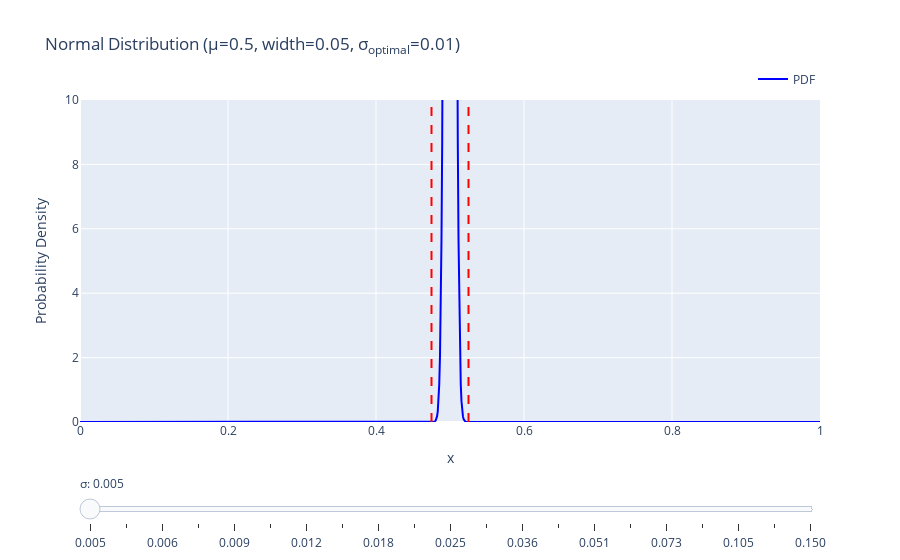

Source (notebook cell):
### Code cell
import numpy as np
import plotly.graph_objects as go
from plotly.subplots import make_subplots
from scipy.stats import norm

def plot_normal_distribution(mu, interest_region):
    x_range = [0, 1]
    y_range = [0, 10]

    x = np.linspace(*x_range, 1000)

    fig = make_subplots(rows=1, cols=1)

    # Find smallest sigma to make interest proba = 1
    interval_width = interest_region[1] - interest_region[0]
    best_sigma = find_sigma_for_interval(interval_width)
    sigmas = np.logspace(np.log10(0.005), np.log10(0.15), 20)
    sigmas = np.sort(np.unique(np.append(sigmas, best_sigma)))
    interest_probas = []

    for sigma in sigmas:
        pdf = norm.pdf(x, loc=mu, scale=sigma)
        pdf_trace = go.Scatter(x=x, y=pdf, mode='lines', name='PDF', visible=False, line=dict(color='blue'))
        fig.add_trace(pdf_trace)

        integral = norm.cdf(interest_region[1], loc=mu, scale=sigma) - norm.cdf(interest_region[0], loc=mu, scale=sigma)
        interest_probas.append(integral)

    # Make PDF trace visible
    fig.data[0].visible = True

    steps = []
    for i in range(len(sigmas)):
        step = dict(
            method="update",
            args=[
                {"visible": [False] * len(sigmas)},
                {"annotations": [{
                    "text": f"Interest proba: {interest_probas[i]:.4f}",
                    "x": 0.,
                    "y": 1.1,
                    "xref": "paper",
                    "yref": "paper",
                    "showarrow": False,
                    "font": {"size": 14}
                }]}
            ],
            label=f"{sigmas[i]:.3f}"
        )
        step["args"][0]["visible"][i] = True
        steps.append(step)

    sliders = [dict(
        active=0,
        currentvalue={"prefix": "σ: "},
        pad={"t": 50},
        steps=steps
    )]

    fig.update_layout(
        sliders=sliders,
        title=f"Normal Distribution (μ={mu:.1f}, width={interval_width:.2f}, σ<sub>optimal</sub>={best_sigma:.2f})",
        xaxis_title='x',
        yaxis_title='Probability Density',
        showlegend=True,
        legend=dict(orientation="h", yanchor="bottom", y=1.02, xanchor="right", x=1),
        xaxis=dict(range=x_range),
        yaxis=dict(range=y_range)
    )

    fig.add_vline(x=interest_region[0], line_dash="dash", line_color="red")
    fig.add_vline(x=interest_region[1], line_dash="dash", line_color="red")

    fig.show()

# Example usage
mu = 0.5
width = 0.05
offset = 0
plot_normal_distribution(mu=mu, interest_region=[mu+offset-width/2, mu+offset+width/2])

### Figure 1 — Plotly figure (JSON) as saved in the notebook; plotly's stock layout.template omitted (floating-point values rounded to 4 significant figures; data arrays with more than 128 entries replaced by an {"elided": "..."} marker saying what was removed)
{"data": [{"line": {"color": "blue"}, "mode": "lines", "name": "PDF", "type": "scatter", "visible": true, "x": {"elided": "1000 float values"}, "y": {"elided": "1000 float values"}}, {"line": {"color": "blue"}, "mode": "lines", "name": "PDF", "type": "scatter", "visible": false, "x": {"elided": "1000 float values"}, "y": {"elided": "1000 float values"}}, {"line": {"color": "blue"}, "mode": "lines", "name": "PDF", "type": "scatter", "visible": false, "x": {"elided": "1000 float values"}, "y": {"elided": "1000 float values"}}, {"line": {"color": "blue"}, "mode": "lines", "name": "PDF", "type": "scatter", "visible": false, "x": {"elided": "1000 float values"}, "y": {"elided": "1000 float values"}}, {"line": {"color": "blue"}, "mode": "lines", "name": "PDF", "type": "scatter", "visible": false, "x": {"elided": "1000 float values"}, "y": {"elided": "1000 float values"}}, {"line": {"color": "blue"}, "mode": "lines", "name": "PDF", "type": "scatter", "visible": false, "x": {"elided": "1000 float values"}, "y": {"elided": "1000 float values"}}, {"line": {"color": "blue"}, "mode": "lines", "name": "PDF", "type": "scatter", "visible": false, "x": {"elided": "1000 float values"}, "y": {"elided": "1000 float values"}}, {"line": {"color": "blue"}, "mode": "lines", "name": "PDF", "type": "scatter", "visible": false, "x": {"elided": "1000 float values"}, "y": {"elided": "1000 float values"}}, {"line": {"color": "blue"}, "mode": "lines", "name": "PDF", "type": "scatter", "visible": false, "x": {"elided": "1000 float values"}, "y": {"elided": "1000 float values"}}, {"line": {"color": "blue"}, "mode": "lines", "name": "PDF", "type": "scatter", "visible": false, "x": {"elided": "1000 float values"}, "y": {"elided": "1000 float values"}}, {"line": {"color": "blue"}, "mode": "lines", "name": "PDF", "type": "scatter", "visible": false, "x": {"elided": "1000 float values"}, "y": {"elided": "1000 float values"}}, {"line": {"color": "blue"}, "mode": "lines", "name": "PDF", "type": "scatter", "visible": false, "x": {"elided": "1000 float values"}, "y": {"elided": "1000 float values"}}, {"line": {"color": "blue"}, "mode": "lines", "name": "PDF", "type": "scatter", "visible": false, "x": {"elided": "1000 float values"}, "y": {"elided": "1000 float values"}}, {"line": {"color": "blue"}, "mode": "lines", "name": "PDF", "type": "scatter", "visible": false, "x": {"elided": "1000 float values"}, "y": {"elided": "1000 float values"}}, {"line": {"color": "blue"}, "mode": "lines", "name": "PDF", "type": "scatter", "visible": false, "x": {"elided": "1000 float values"}, "y": {"elided": "1000 float values"}}, {"line": {"color": "blue"}, "mode": "lines", "name": "PDF", "type": "scatter", "visible": false, "x": {"elided": "1000 float values"}, "y": {"elided": "1000 float values"}}, {"line": {"color": "blue"}, "mode": "lines", "name": "PDF", "type": "scatter", "visible": false, "x": {"elided": "1000 float values"}, "y": {"elided": "1000 float values"}}, {"line": {"color": "blue"}, "mode": "lines", "name": "PDF", "type": "scatter", "visible": false, "x": {"elided": "1000 float values"}, "y": {"elided": "1000 float values"}}, {"line": {"color": "blue"}, "mode": "lines", "name": "PDF", "type": "scatter", "visible": false, "x": {"elided": "1000 float values"}, "y": {"elided": "1000 float values"}}, {"line": {"color": "blue"}, "mode": "lines", "name": "PDF", "type": "scatter", "visible": false, "x": {"elided": "1000 float values"}, "y": {"elided": "1000 float values"}}, {"line": {"color": "blue"}, "mode": "lines", "name": "PDF", "type": "scatter", "visible": false, "x": {"elided": "1000 float values"}, "y": {"elided": "1000 float values"}}], "layout": {"legend": {"orientation": "h", "x": 1, "xanchor": "right", "y": 1.02, "yanchor": "bottom"}, "shapes": [{"line": {"color": "red", "dash": "dash"}, "type": "line", "x0": 0.475, "x1": 0.475, "xref": "x", "y0": 0, "y1": 1, "yref": "y domain"}, {"line": {"color": "red", "dash": "dash"}, "type": "line", "x0": 0.525, "x1": 0.525, "xref": "x", "y0": 0, "y1": 1, "yref": "y domain"}], "showlegend": true, "sliders": [{"active": 0, "currentvalue": {"prefix": "σ: "}, "pad": {"t": 50}, "steps": [{"args": [{"visible": [true, false, false, false, false, false, false, false, false, false, false, false, false, false, false, false, false, false, false, false, false]}, {"annotations": [{"font": {"size": 14}, "showarrow": false, "text": "Interest proba: 1.0000", "x": 0, "xref": "paper", "y": 1.1, "yref": "paper"}]}], "label": "0.005", "method": "update"}, {"args": [{"visible": [false, true, false, false, false, false, false, false, false, false, false, false, false, false, false, false, false, false, false, false, false]}, {"annotations": [{"font": {"size": 14}, "showarrow": false, "text": "Interest proba: 1.0000", "x": 0, "xref": "paper", "y": 1.1, "yref": "paper"}]}], "label": "0.005", "method": "update"}, {"args": [{"visible": [false, false, true, false, false, false, false, false, false, false, false, false, false, false, false, false, false, false, false, false, false]}, {"annotations": [{"font": {"size": 14}, "showarrow": false, "text": "Interest proba: 1.0000", "x": 0, "xref": "paper", "y": 1.1, "yref": "paper"}]}], "label": "0.006", "method": "update"}, {"args": [{"visible": [false, false, false, true, false, false, false, false, false, false, false, false, false, false, false, false, false, false, false, false, false]}, {"annotations": [{"font": {"size": 14}, "showarrow": false, "text": "Interest proba: 0.9995", "x": 0, "xref": "paper", "y": 1.1, "yref": "paper"}]}], "label": "0.007", "method": "update"}, {"args": [{"visible": [false, false, false, false, true, false, false, false, false, false, false, false, false, false, false, false, false, false, false, false, false]}, {"annotations": [{"font": {"size": 14}, "showarrow": false, "text": "Interest proba: 0.9965", "x": 0, "xref": "paper", "y": 1.1, "yref": "paper"}]}], "label": "0.009", "method": "update"}, {"args": [{"visible": [false, false, false, false, false, true, false, false, false, false, false, false, false, false, false, false, false, false, false, false, false]}, {"annotations": [{"font": {"size": 14}, "showarrow": false, "text": "Interest proba: 0.9855", "x": 0, "xref": "paper", "y": 1.1, "yref": "paper"}]}], "label": "0.010", "method": "update"}, {"args": [{"visible": [false, false, false, false, false, false, true, false, false, false, false, false, false, false, false, false, false, false, false, false, false]}, {"annotations": [{"font": {"size": 14}, "showarrow": false, "text": "Interest proba: 0.9589", "x": 0, "xref": "paper", "y": 1.1, "yref": "paper"}]}], "label": "0.012", "method": "update"}, {"args": [{"visible": [false, false, false, false, false, false, false, true, false, false, false, false, false, false, false, false, false, false, false, false, false]}, {"annotations": [{"font": {"size": 14}, "showarrow": false, "text": "Interest proba: 0.9124", "x": 0, "xref": "paper", "y": 1.1, "yref": "paper"}]}], "label": "0.015", "method": "update"}, {"args": [{"visible": [false, false, false, false, false, false, false, false, true, false, false, false, false, false, false, false, false, false, false, false, false]}, {"annotations": [{"font": {"size": 14}, "showarrow": false, "text": "Interest proba: 0.8467", "x": 0, "xref": "paper", "y": 1.1, "yref": "paper"}]}], "label": "0.018", "method": "update"}, {"args": [{"visible": [false, false, false, false, false, false, false, false, false, true, false, false, false, false, false, false, false, false, false, false, false]}, {"annotations": [{"font": {"size": 14}, "showarrow": false, "text": "Interest proba: 0.7675", "x": 0, "xref": "paper", "y": 1.1, "yref": "paper"}]}], "label": "0.021", "method": "update"}, {"args": [{"visible": [false, false, false, false, false, false, false, false, false, false, true, false, false, false, false, false, false, false, false, false, false]}, {"annotations": [{"font": {"size": 14}, "showarrow": false, "text": "Interest proba: 0.6819", "x": 0, "xref": "paper", "y": 1.1, "yref": "paper"}]}], "label": "0.025", "method": "update"}, {"args": [{"visible": [false, false, false, false, false, false, false, false, false, false, false, true, false, false, false, false, false, false, false, false, false]}, {"annotations": [{"font": {"size": 14}, "showarrow": false, "text": "Interest proba: 0.5961", "x": 0, "xref": "paper", "y": 1.1, "yref": "paper"}]}], "label": "0.030", "method": "update"}, {"args": [{"visible": [false, false, false, false, false, false, false, false, false, false, false, false, true, false, false, false, false, false, false, false, false]}, {"annotations": [{"font": {"size": 14}, "showarrow": false, "text": "Interest proba: 0.5148", "x": 0, "xref": "paper", "y": 1.1, "yref": "paper"}]}], "label": "0.036", "method": "update"}, {"args": [{"visible": [false, false, false, false, false, false, false, false, false, false, false, false, false, true, false, false, false, false, false, false, false]}, {"annotations": [{"font": {"size": 14}, "showarrow": false, "text": "Interest proba: 0.4405", "x": 0, "xref": "paper", "y": 1.1, "yref": "paper"}]}], "label": "0.043", "method": "update"}, {"args": [{"visible": [false, false, false, false, false, false, false, false, false, false, false, false, false, false, true, false, false, false, false, false, false]}, {"annotations": [{"font": {"size": 14}, "showarrow": false, "text": "Interest proba: 0.3744", "x": 0, "xref": "paper", "y": 1.1, "yref": "paper"}]}], "label": "0.051", "method": "update"}, {"args": [{"visible": [false, false, false, false, false, false, false, false, false, false, false, false, false, false, false, true, false, false, false, false, false]}, {"annotations": [{"font": {"size": 14}, "showarrow": false, "text": "Interest proba: 0.3167", "x": 0, "xref": "paper", "y": 1.1, "yref": "paper"}]}], "label": "0.061", "method": "update"}, {"args": [{"visible": [false, false, false, false, false, false, false, false, false, false, false, false, false, false, false, false, true, false, false, false, false]}, {"annotations": [{"font": {"size": 14}, "showarrow": false, "text": "Interest proba: 0.2669", "x": 0, "xref": "paper", "y": 1.1, "yref": "paper"}]}], "label": "0.073", "method": "update"}, {"args": [{"visible": [false, false, false, false, false, false, false, false, false, false, false, false, false, false, false, false, false, true, false, false, false]}, {"annotations": [{"font": {"size": 14}, "showarrow": false, "text": "Interest proba: 0.2245", "x": 0, "xref": "paper", "y": 1.1, "yref": "paper"}]}], "label": "0.088", "method": "update"}, {"args": [{"visible": [false, false, false, false, false, false, false, false, false, false, false, false, false, false, false, false, false, false, true, false, false]}, {"annotations": [{"font": {"size": 14}, "showarrow": false, "text": "Interest proba: 0.1884", "x": 0, "xref": "paper", "y": 1.1, "yref": "paper"}]}], "label": "0.105", "method": "update"}, {"args": [{"visible": [false, false, false, false, false, false, false, false, false, false, false, false, false, false, false, false, false, false, false, true, false]}, {"annotations": [{"font": {"size": 14}, "showarrow": false, "text": "Interest proba: 0.1580", "x": 0, "xref": "paper", "y": 1.1, "yref": "paper"}]}], "label": "0.125", "method": "update"}, {"args": [{"visible": [false, false, false, false, false, false, false, false, false, false, false, false, false, false, false, false, false, false, false, false, true]}, {"annotations": [{"font": {"size": 14}, "showarrow": false, "text": "Interest proba: 0.1324", "x": 0, "xref": "paper", "y": 1.1, "yref": "paper"}]}], "label": "0.150", "method": "update"}]}], "title": {"text": "Normal Distribution (μ=0.5, width=0.05, σ<sub>optimal</sub>=0.01)"}, "xaxis": {"anchor": "y", "domain": [0, 1], "range": [0, 1], "title": {"text": "x"}}, "yaxis": {"anchor": "x", "domain": [0, 1], "range": [0, 10], "title": {"text": "Probability Density"}}}}
